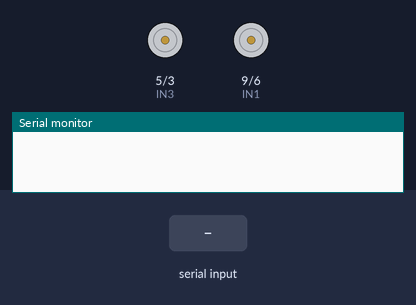
Recording of a sketch running on a simulated Arduino Uno, built with avr-gcc and run on an emulated ATmega328P. Parts: motor-driver pin pairs drawn as motors (green arrow = first pin HIGH = forward, orange = second pin HIGH = backward, longer = more drive), the last lines printed to the serial monitor. Inputs (shaded band) come from the test bench.

Above: at 1.2 s.
1.3 s: "FORWARD\n" received over Serial
At 1.7 s:
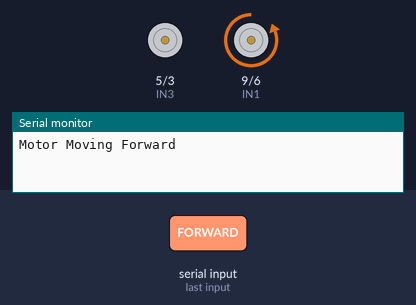
2.8 s: "BACKWARD\n" received over Serial
At 4.0 s:
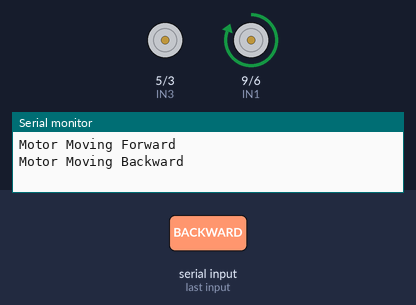
4.3 s: "LEFT\n" received over Serial
At 5.2 s:
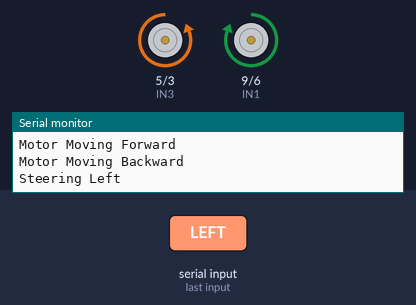
5.8 s: "RIGHT\n" received over Serial
At 6.3 s:
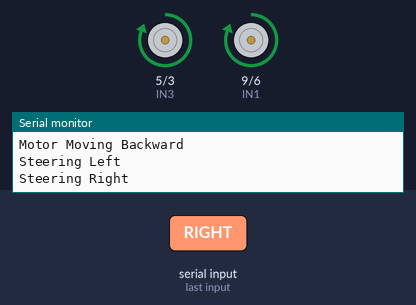
7.3 s: "FORWARD_RIGHT\n" received over Serial
At 8.5 s:
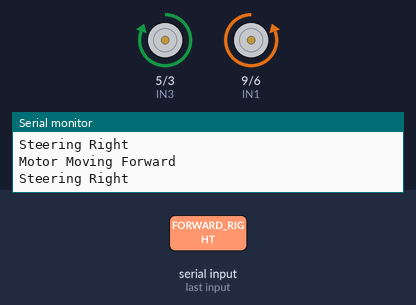
8.8 s: "FORWARD_LEFT\n" received over Serial
At 9.8 s:
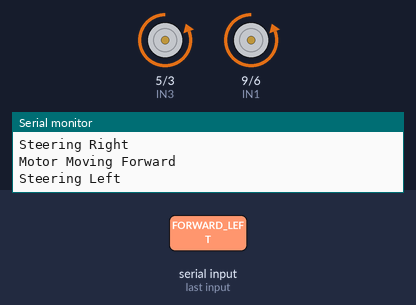
Timing chart, 0 to 11.3 s (numbered marks = the images above; inputs shaded):
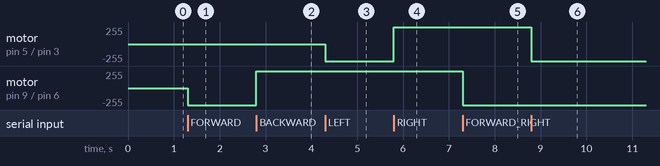

Measured:
- after the input at 1.3 s, motor on pin 9 (IN1) / pin 6 (IN2): stopped → backward 255/255 at once
- after the input at 2.8 s, motor on pin 9 (IN1) / pin 6 (IN2): backward 255/255 → forward 255/255 at once
- after the input at 4.3 s, motor on pin 5 (IN3) / pin 3 (IN4): stopped → backward 255/255 at once
- after the input at 5.8 s, motor on pin 5 (IN3) / pin 3 (IN4): backward 255/255 → forward 255/255 at once
- after the input at 7.3 s, motor on pin 9 (IN1) / pin 6 (IN2): forward 255/255 → backward 255/255 at once
- after the input at 8.8 s, motor on pin 5 (IN3) / pin 3 (IN4): forward 255/255 → backward 255/255 at once

The sketch:

motor_controller_keyboard.ino
```cpp
// Motor Driver Pins
#define IN1 9  // Rear Motor Forward
#define IN2 6  // Rear Motor Backward
#define IN3 5  // Steering Motor Left
#define IN4 3  // Steering Motor Right

String inputCommand = ""; // Buffer for incoming serial commands

void setup() {
  Serial.begin(115200);  // Initialize serial communication
  pinMode(IN1, OUTPUT);
  pinMode(IN2, OUTPUT);
  pinMode(IN3, OUTPUT);
  pinMode(IN4, OUTPUT);
}

void loop() {
  // Check for serial input
  if (Serial.available()) {
    char received = Serial.read();
    if (received == '\n') {  // Process the command when a newline is received
      processCommand(inputCommand);
      inputCommand = "";  // Clear the buffer
    } else {
      inputCommand += received;  // Append the received character to the buffer
    }
  }
}

void processCommand(String command) {
  if (command == "FORWARD") {
    moveForward();
  } else if (command == "BACKWARD") {
    moveBackward();
  } else if (command == "LEFT") {
    steerLeft();
  } else if (command == "RIGHT") {
    steerRight();
  } else if (command == "FORWARD_RIGHT") {
    moveForward();
    steerRight();
  } else if (command == "FORWARD_LEFT") {
    moveForward();
    steerLeft();
  } else if (command == "BACKWARD_RIGHT") {
    moveBackward();
    steerRight();
  } else if (command == "BACKWARD_LEFT") {
    moveBackward();
    steerLeft();
  } else if (command == "STOP") {
    stopMotors();
  } else {
    Serial.println("Unknown Command");
  }
}

void moveForward() {
  digitalWrite(IN1, 0);  // Rear motor forward
  digitalWrite(IN2, 100);    // Rear motor backward off
  Serial.println("Motor Moving Forward");
}

void moveBackward() {
  digitalWrite(IN1, 100);    // Rear motor forward off
  digitalWrite(IN2, 0);  // Rear motor backward
  Serial.println("Motor Moving Backward");
}

void steerLeft() {
  digitalWrite(IN3, 0);  // Steering motor left
  digitalWrite(IN4, 100);    // Steering motor right off
  Serial.println("Steering Left");
}

void steerRight() {
  digitalWrite(IN3, 100);    // Steering motor left off
  digitalWrite(IN4, 0);  // Steering motor right
  Serial.println("Steering Right");
}

void stopMotors() {
  digitalWrite(IN1, 0);
  digitalWrite(IN2, 0);
  digitalWrite(IN3, 0);
  digitalWrite(IN4, 0);
  Serial.println("Motors Stopped");
}
```
